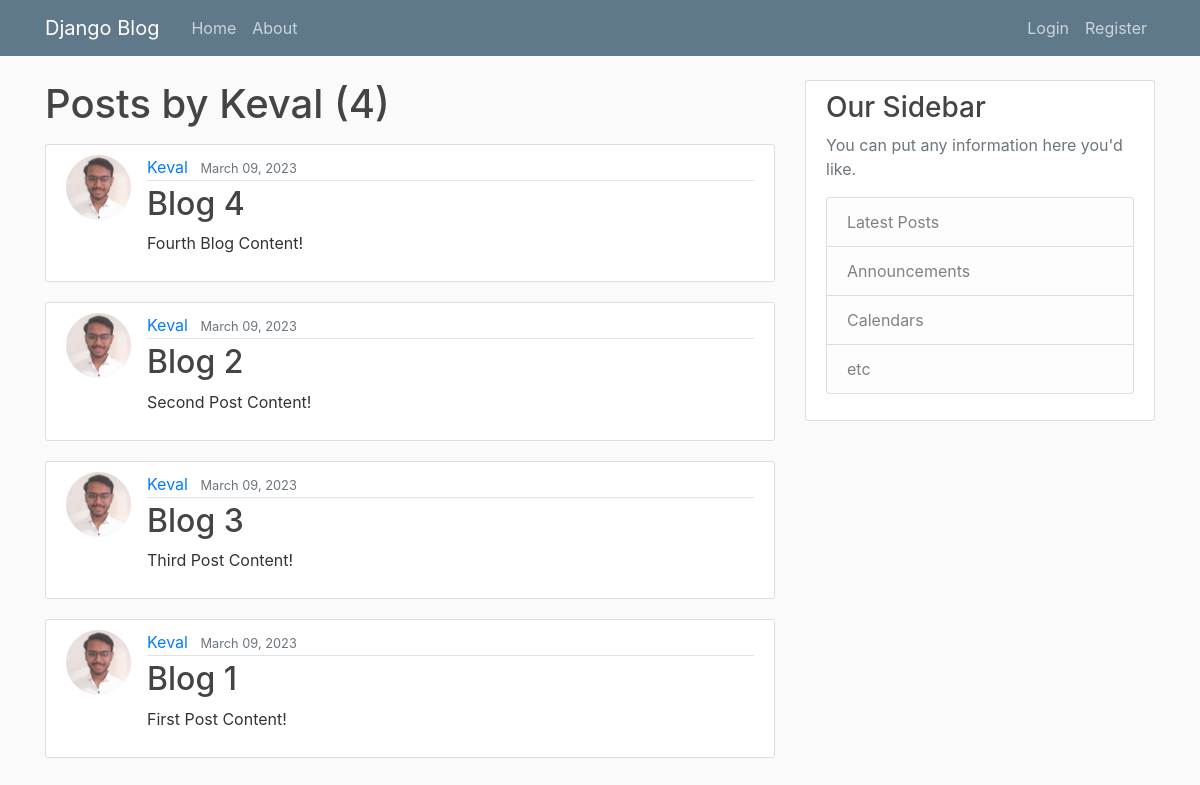
The app's page /user/Keval with its own data.
### blog/models.py (models this page shows, shortened)
class Post(models.Model):
    title = models.CharField(max_length=100)
    content = models.TextField()
    date_posted = models.DateTimeField(default=timezone.now)
    author = models.ForeignKey(User, on_delete=models.CASCADE)

### users/models.py (models this page shows, shortened)
class Profile(models.Model):
    user = models.OneToOneField(User, on_delete=models.CASCADE)
    image = models.ImageField(default='default.jpg', upload_to='profile_pics')

### blog/views.py (the view)
# urls.py: path('user/<str:username>', UserPostListView.as_view(), name='user-posts'),
class UserPostListView(ListView):
    model = Post
    template_name = 'blog/user_posts.html'  # <app>/<model>_<viewtype>.html
    context_object_name = 'posts'
    paginate_by = 5
    def get_queryset(self):
        user = get_object_or_404(User, username=self.kwargs.get('username'))
        return Post.objects.filter(author=user).order_by('-date_posted')

### blog/templates/blog/user_posts.html (shortened to what this page needs)
{% extends "blog/base.html" %}
{% block content %}
    <h1 class="mb-3">Posts by {{ view.kwargs.username }} ({{ page_obj.paginator.count }})</h1>
    {% for post in posts %}
        <article class="media content-section">
          <img class="rounded-circle article-img" src="{{ post.author.profile.image.url }}">
          <div class="media-body">
            <div class="article-metadata">
              <a class="mr-2" href="{% url 'user-posts' post.author.username %}">{{ post.author }}</a>
              <small class="text-muted">{{ post.date_posted|date:"F d, Y" }}</small>
            </div>
            <h2><a class="article-title" href="{% url 'post-detail' post.id %}">{{ post.title }}</a></h2>
            <p class="article-content">{{ post.content }}</p>
          </div>
        </article>
    {% endfor %}
{% endblock content %}

### blog/static/blog/main.css (style rules this page uses)
body { background: #fafafa; color: #333333; margin-top: 5rem; }
h1, h2, h3, h4, h5, h6 { color: #444444; }
.content-section { background: #ffffff; padding: 10px 20px; border: 1px solid #dddddd; border-radius: 3px; margin-bottom: 20px; }
.article-title { color: #444444; }
a { text-decoration: none; }
.article-content { white-space: pre-line; }
.article-img { height: 65px; width: 65px; margin-right: 16px; }
.article-metadata { padding-bottom: 1px; margin-bottom: 4px; border-bottom: 1px solid #e3e3e3; }
.article-metadata a { text-decoration: none; }

### records on screen
Post: author.profile.image (picture), author "Keval", date_posted "March 09, 2023", title "Blog 4", content "Fourth Blog Content!"
Post: author.profile.image (picture), author "Keval", date_posted "March 09, 2023", title "Blog 2", content "Second Post Content!"
Post: author.profile.image (picture), author "Keval", date_posted "March 09, 2023", title "Blog 3", content "Third Post Content!"
Post: author.profile.image (picture), author "Keval", date_posted "March 09, 2023", title "Blog 1", content "First Post Content!"

### other values on screen
{{ view.kwargs.username }} "Keval"
{{ page_obj.paginator.count }} "4"
